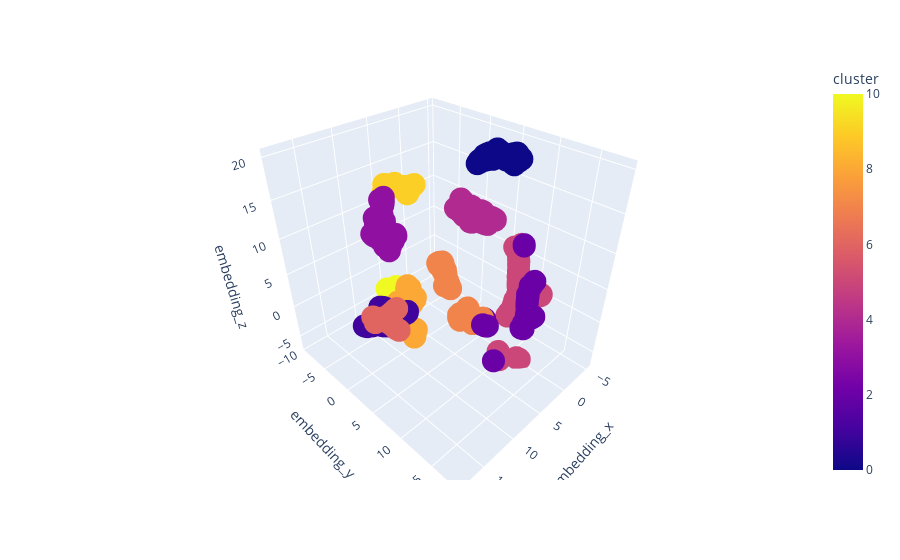

Notebook code cell kept with this figure:
### Code cell
fig = px.scatter_3d(df7, x = 'embedding_x', y = 'embedding_y', z = 'embedding_z', color = 'cluster')
fig.show()

### Figure 1 — Plotly figure (JSON) as saved in the notebook; plotly's stock layout.template omitted (floating-point values rounded to 4 significant figures; data arrays with more than 128 entries replaced by an {"elided": "..."} marker saying what was removed)
{"data": [{"hovertemplate": "embedding_x=%{x}<br>embedding_y=%{y}<br>embedding_z=%{z}<br>cluster=%{marker.color}<extra></extra>", "legendgroup": "", "marker": {"color": {"elided": "5695 int values"}, "coloraxis": "coloraxis", "symbol": "circle"}, "mode": "markers", "name": "", "scene": "scene", "showlegend": false, "type": "scatter3d", "x": {"elided": "5695 float values"}, "y": {"elided": "5695 float values"}, "z": {"elided": "5695 float values"}}], "layout": {"coloraxis": {"colorbar": {"title": {"text": "cluster"}}, "colorscale": [[0, "#0d0887"], [0.1111, "#46039f"], [0.2222, "#7201a8"], [0.3333, "#9c179e"], [0.4444, "#bd3786"], [0.5556, "#d8576b"], [0.6667, "#ed7953"], [0.7778, "#fb9f3a"], [0.8889, "#fdca26"], [1, "#f0f921"]]}, "legend": {"tracegroupgap": 0}, "margin": {"t": 60}, "scene": {"domain": {"x": [0, 1], "y": [0, 1]}, "xaxis": {"title": {"text": "embedding_x"}}, "yaxis": {"title": {"text": "embedding_y"}}, "zaxis": {"title": {"text": "embedding_z"}}}}}
